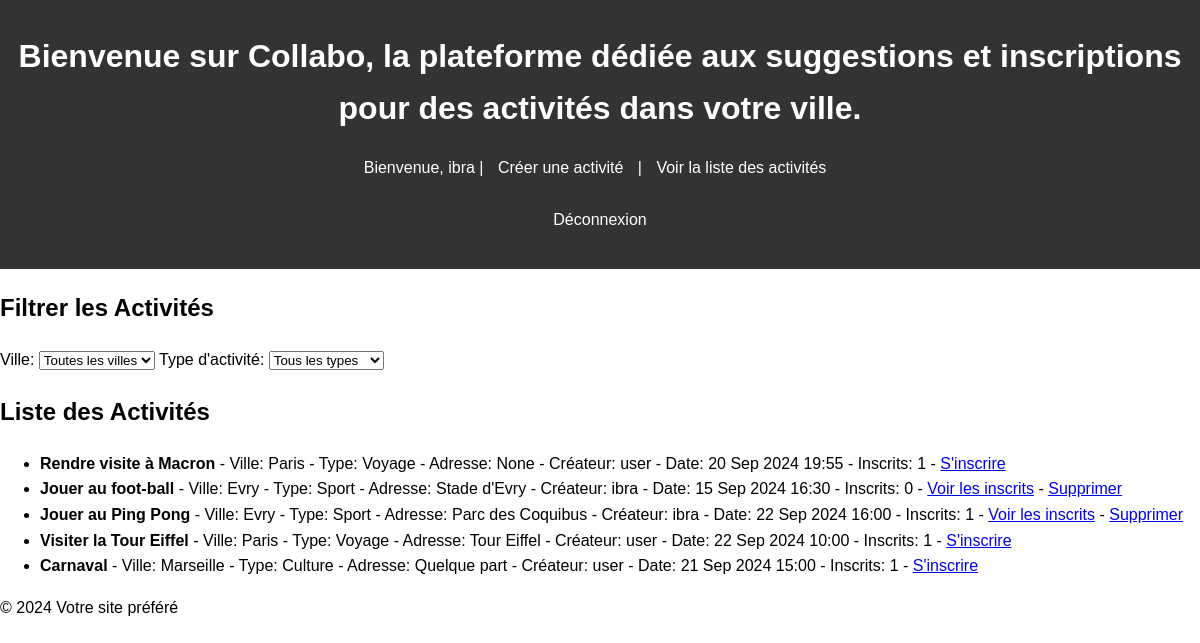
Screenshot of /activites/ (signed in) with the database file from the repository.
### public/models.py (models this page shows, shortened)
class Activite(models.Model):
    nom = models.CharField(max_length=280)
    createur = models.ForeignKey(User, on_delete=models.CASCADE)
    ville = models.ForeignKey(Ville, on_delete=models.CASCADE)
    type = models.ForeignKey(TypeActivite, on_delete=models.CASCADE)
    date = models.DateTimeField()
    adresse = models.CharField(max_length=280, null=True)

class Ville(models.Model):
    nom = models.CharField(max_length=100)

class TypeActivite(models.Model):
    type = models.CharField(max_length=100, null=True, blank=True)   # Assurez-vous que ce champ existe

### public/views.py (the view)
# urls.py: path('activites/', views.activite_list, name='activite_list'),
def activite_list(request):
    ville_id = request.GET.get('ville')
    type_id = request.GET.get('type')
    activites = Activite.objects.all()
    if ville_id:
        activites = activites.filter(ville_id=ville_id)
    if type_id:
        activites = activites.filter(type_id=type_id)
    types_activites = TypeActivite.objects.all()
    villes = Ville.objects.all()
    context = {
        'types_activites': types_activites,
        'villes': villes,
        'activites': activites,
        'selected_ville': ville_id,
        'selected_type': type_id,
    }
    return render(request, 'activite_list.html', context)

### public/templates/activite_list.html (shortened to what this page needs)
{% extends 'base.html' %}
{% block content %}
    <h2>Filtrer les Activités</h2>
    <form method="get" action="{% url 'activite_list' %}">
        <label for="ville">Ville:</label>
        <select id="ville" name="ville" onchange="this.form.submit()">
            <option value="">Toutes les villes</option>
        </select>
        <label for="type">Type d'activité:</label>
        <select id="type" name="type" onchange="this.form.submit()">
            <option value="">Tous les types</option>
        </select>
    </form>
    <h2>Liste des Activités</h2>
    {% if activites %}
        <ul>
            {% for activite in activites %}
                <li>
                    <strong>{{ activite.nom }}</strong>
                    - Ville: {{ activite.ville.nom }}
                    - Type: {{ activite.type.type }}
                    - Adresse: {{ activite.adresse }}
                    - Créateur: {{ activite.createur.username }}
                    - Date: {{ activite.date|date:"d M Y H:i" }}
                    - Inscrits: {{ activite.registration_set.count }}
                    {% if user.is_authenticated %}
                        {% if user == activite.createur %}
                            - <a href="{% url 'inscription_activite_list' activite.id %}">Voir les inscrits</a>
                            - <a href="{% url 'supprimer_activite' activite.id %}">Supprimer</a>
                        {% else %}
                            - <a href="{% url 'inscription_activite' activite.id %}">S'inscrire</a>
                        {% endif %}
                    {% else %}
                        - <a href="{% url 'login' %}">Connectez-vous pour vous inscrire</a>
                    {% endif %}
                </li>
            {% endfor %}
        </ul>
    {% else %}
        <p>Aucune activité ne correspond à vos critères.</p>
    {% endif %}
{% endblock %}

### public/templates/base.html (shortened to what this page needs)
<!DOCTYPE html>
<html>
<head>
    {% load static %}
    <link rel="stylesheet" href="{% static 'css/style.css' %}">
</head>
<body>
    <header>
        <h1>Bienvenue sur Collabo, la plateforme dédiée aux suggestions et inscriptions pour des activités dans votre ville.</h1>
        {% if user.is_authenticated %}
            <p>Bienvenue, {{ user.username }} | <a href="{% url 'creer_activite' %}">Créer une activité</a> | <a href="{% url 'activite_list' %}">Voir la liste des activités</a>
                <form method="post" action="{% url 'logout' %}">
                <button type="submit">Déconnexion</button>
            </form>
             </p>
        {% else %}
            <p><a href="{% url 'login' %}">Se connecter</a> </p>
        {% endif %}
    </header>
    <div class="content">
        {% block content %}
        {% endblock %}
    </div>
    <footer>
        <p>&copy; 2024 Votre site préféré </p>
    </footer>
</body>
</html>

### public/static/css/style.css (style rules this page uses)
body { font-family: Arial, sans-serif; line-height: 1.6; margin: 0; padding: 0; }
header { background: #333; color: #fff; padding: 10px 0; text-align: center; }
header a { color: #fff; text-decoration: none; padding: 0 10px; }
button { background-color: #333; border: none; color: white; padding: 10px 20px; text-align: center; text-decoration: none; display: inline-block; font-size: 16px; margin: 4px 2px; cursor: pointer; }

### rows the page displays
Activite: nom "Rendre visite à Macron", ville.nom "Paris", type.type "Voyage", adresse "None", createur.username "user", date "20 Sep 2024 19:55", registration_set.count "1", shows "S'inscrire"
Activite: nom "Jouer au foot-ball", ville.nom "Evry", type.type "Sport", adresse "Stade d'Evry", createur.username "ibra", date "15 Sep 2024 16:30", registration_set.count "0", shows "Voir les inscrits"
Activite: nom "Jouer au Ping Pong", ville.nom "Evry", type.type "Sport", adresse "Parc des Coquibus", createur.username "ibra", date "22 Sep 2024 16:00", registration_set.count "1", shows "Voir les inscrits"
Activite: nom "Visiter la Tour Eiffel", ville.nom "Paris", type.type "Voyage", adresse "Tour Eiffel", createur.username "user", date "22 Sep 2024 10:00", registration_set.count "1", shows "S'inscrire"
Activite: nom "Carnaval", ville.nom "Marseille", type.type "Culture", adresse "Quelque part", createur.username "user", date "21 Sep 2024 15:00", registration_set.count "1", shows "S'inscrire"

### other values shown
{{ user.username }} "ibra"
